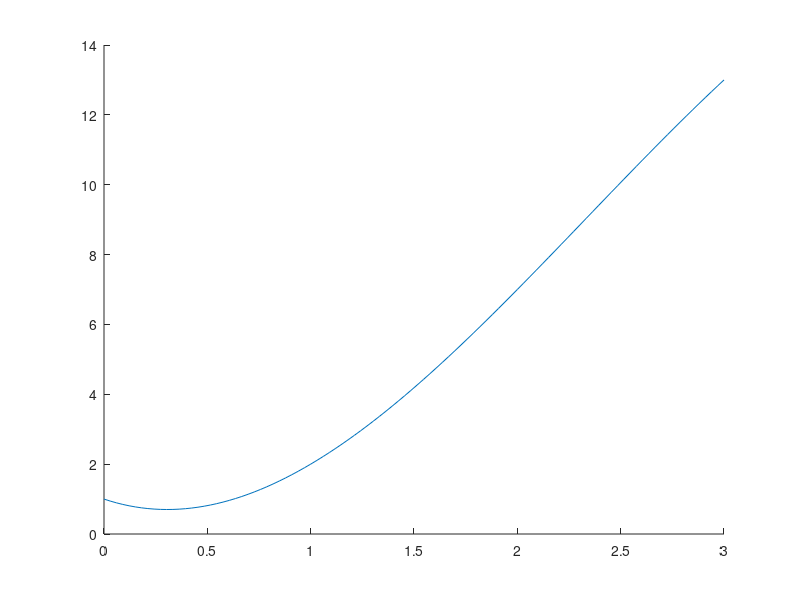

MATLAB code for this plot:
close all;
clear all;
clc;

x = [0;1;2;3];
fx = [1;2;7;13];
h = 1;
% A = [1,0,0,0,0,0;
%      1/6,2/6,1/6,0,0;
%      0,1/6,2/6,1/6,0;
%      0,0,1/6,2/6,1/6;
%      0,0,0,0,1];
%  y = [y2s0;y2s1;y2s2;y2s3;y2s4];
%  L = [0;5-1;6-5;0];
 
 A = [1,0,0,0;
     1/6,2/3,1/6,0;
     0,1/6,2/3,1/6;
     0,0,0,1];
%  y = [y2s0;y2s1;y2s2;y2s3];
 y = zeros(4,1);
 L = [0;4;1;0];
 
 figure
%  plot(x,fx)
 hold on
 
 y = A\L;
 
 x1 = linspace(0,3);
 y1 = spline(x,fx,x1);
 
 lsg_quiz = spline(x,fx,[2;2.25;2.5;2.75;3]);
 plot(x1,y1)

abcd = zeros(4,1);
m_koeff_inv = [0,0,-1/6,1/6;
           0,0,1/2,0;
           -1,1,-1/3,-1/6;
           1,0,0,0];
m_koeff = [0,0,0,1;
           1,1,1,1;
           0,2,0,0;
           6,2,0,0];      
s = [1;2;y(1);y(2)];
abcd = m_koeff\s;


       
       
       